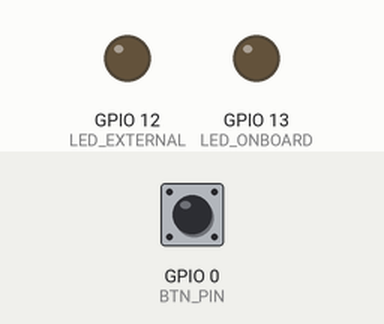
Recording of a program running on a simulated ESP32. Parts: output pins drawn as LEDs (lit = HIGH). Dashed ring = blinking. The inputs (shaded band) are chosen by the test bench; at power-on: GPIO 0 (BTN_PIN) HIGH.

Above: at 1.2 s.
1.3 s: GPIO 0 (BTN_PIN) pulled LOW for 0.15 s
At 1.7 s:
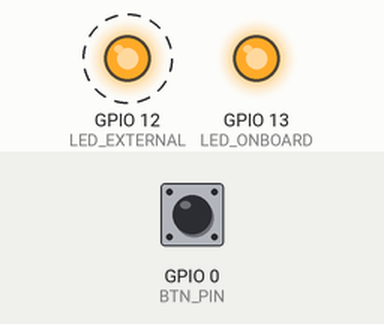
At 2.7 s:
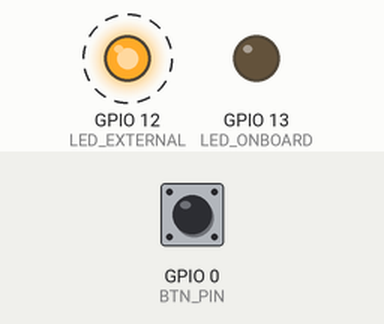
4.3 s: GPIO 0 (BTN_PIN) pulled LOW for 3.2 s
At 5.2 s:
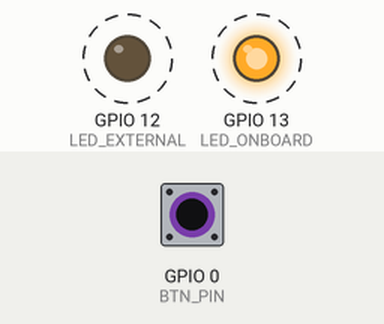
Timing chart, 0 to 9.3 s (numbered marks = the images above; inputs shaded):
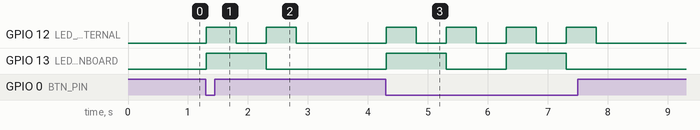

Measured:
- after the input at 1.3 s, GPIO 12 (LED_EXTERNAL): alternates HIGH for 0.50 s and LOW for 0.50 s, 4 changes in all, then stays LOW, starting at once; GPIO 13 (LED_ONBOARD): LOW → HIGH at once, → LOW 1.0 s later
- after the input at 4.3 s, GPIO 12 (LED_EXTERNAL): alternates HIGH for 0.50 s and LOW for 0.50 s, 8 changes in all, then stays LOW, starting at once; GPIO 13 (LED_ONBOARD): alternates HIGH for 1.0 s and LOW for 1.0 s, 4 changes in all, then stays LOW, starting at once

The program:

main.cpp
```cpp
#include <Arduino.h>

// GPIO pin numbers on the ESP32
// LED_PIN = GPIO13  → controls both the onboard blue LED and your external LED
// BTN_PIN = GPIO0   → the built-in button on the ESP32 board
#define LED_ONBOARD 13
#define LED_EXTERNAL 12
#define BTN_PIN 0

void setup() {
  // Configure the LED pin as OUTPUT:
  // This allows the ESP32 to drive voltage out (HIGH) or pull it to GND (LOW)
  pinMode(LED_ONBOARD, OUTPUT);
  pinMode(LED_EXTERNAL, OUTPUT);

  // Configure the button pin as INPUT:
  // The button is wired on the board such that:
  //   - When NOT pressed → the pin reads HIGH
  //   - When pressed     → the pin is pulled to LOW
  pinMode(BTN_PIN, INPUT);
}

void loop() {
  // Read the current state of the button:
  // digitalRead returns HIGH or LOW depending on the voltage on the pin
  int btnState = digitalRead(BTN_PIN);

  // If the button is NOT pressed (btnState == HIGH):
  //    Blink the LED every 1 second
  // If the button IS pressed (btnState == LOW):
  //    Turn the LED off
  if (btnState == LOW) {
    digitalWrite(LED_ONBOARD, HIGH);  // turn LED on
    digitalWrite(LED_EXTERNAL, HIGH);
    delay(500);                       // wait 0.5 second

    digitalWrite(LED_EXTERNAL, LOW);
    delay(500);

    digitalWrite(LED_ONBOARD, LOW);
    digitalWrite(LED_EXTERNAL, HIGH);
    delay(500);

    digitalWrite(LED_EXTERNAL, LOW);
    delay(500);
  } else {
    digitalWrite(LED_ONBOARD, LOW);  // ensure LED stays off
    digitalWrite(LED_EXTERNAL, LOW);
  }
}
```
